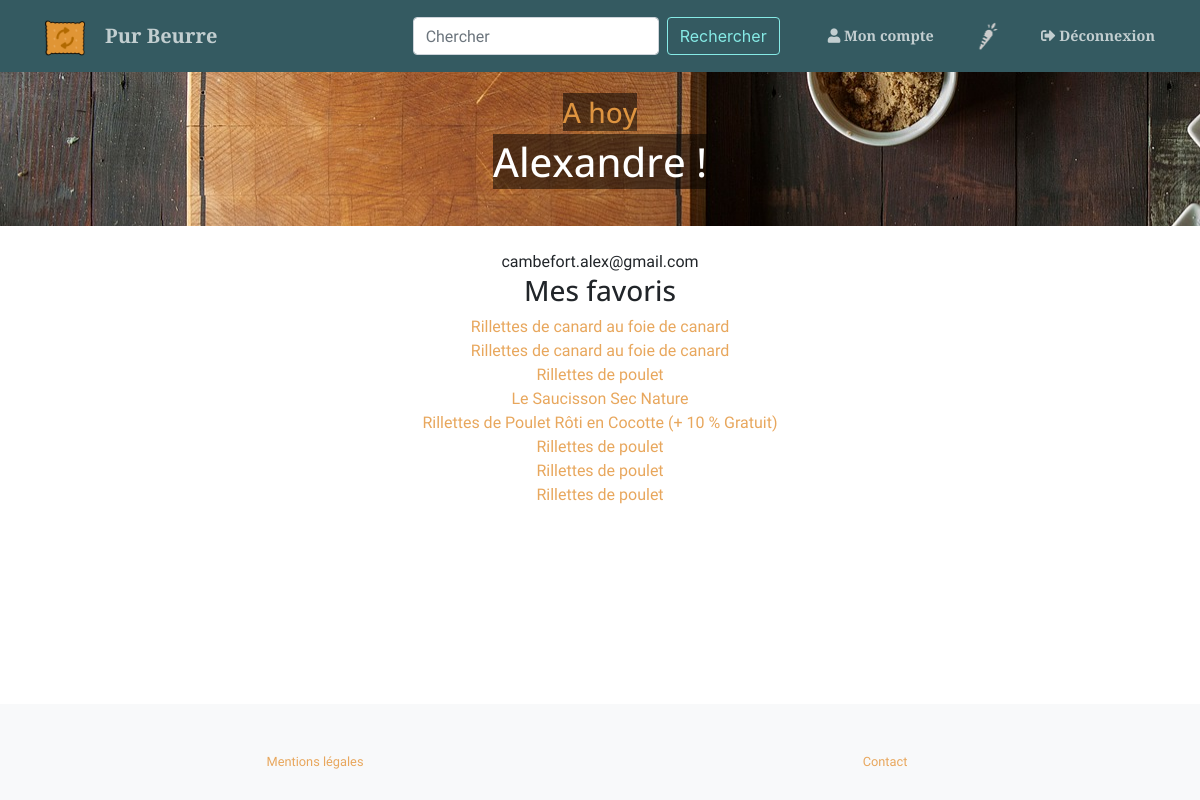
Screenshot of /purbeurre/account/ (signed in) with the database file from the repository.
### purbeurre/models.py (models this page shows, shortened)
class CustomUser(AbstractUser):
    username = None
    email = models.EmailField(_('email address'), unique=True)
    first_name = models.CharField(_('first name'), max_length=150, unique=True)
    USERNAME_FIELD = 'email'
    REQUIRED_FIELDS = ['first_name']
    objects = CustomUserManager()

### fooddb/models.py (models this page shows, shortened)
class Food(models.Model):
    name = models.CharField(max_length=200, default='none', unique=True)
    nutriscore = models.CharField(max_length=200, default='none')
    picture_url = models.CharField(max_length=200, default='none')
    off_url = models.CharField(max_length=200, default='none')
    sugar_100g = models.FloatField(default=0)
    salt_100g = models.FloatField(default=0)
    carbohydrates_100g = models.FloatField(default=0)
    sodium_100g = models.FloatField(default=0)
    saturated_fat_100g = models.FloatField(default=0)
    proteins_100g = models.FloatField(default=0)
    fat_100g = models.FloatField(default=0)

### purbeurre/views.py (the view)
# urls.py: path('account/', views.account, name='account'),
def account(request):
    current_user = request.user
    foods = Food.objects.filter(favorites__user__id=current_user.id)
    fav_list = []
    for food in foods:
        fav_list.append({
            'name':food.name,
            'id':food.id,
            })
    context = {'myfavorites':fav_list}
    return render(request, 'purbeurre/account.html', context)

### purbeurre/templates/purbeurre/account.html (shortened to what this page needs)
{% extends 'base.html' %}
{% block content %}
<div id='accountheader' class='container' style='padding-top:1.5em; min-width:100%;'>
    <div class='row justify-content-center'>
        <div class='col-md-6 text-center' style='margin-bottom: 2em'>
            {% if user.is_authenticated %}
            <h3 style='color:#DE9440;'><span style='background-color:rgba(0, 0, 0, .5)'>A hoy</span></h3>
            <h1 style='text-transform: capitalize; color:white;'><span style='background-color:rgba(0, 0, 0, .5)'>{{ user.first_name }} !</span></h1>
            {% else %}
            <p style='color:white;'><span style='background-color:rgba(0, 0, 0, .5)'>Vous n'êtes pas connecté.</span></p>
            <a href="{% url 'login' %}">Se connecter</a>
            {% endif %}
        </div>
    </div>
</div>
<div class='container' style='margin-top:1.5em;'>
    <div class='row justify-content-center'>
        <div class='col-md-6 text-center'>
            {% if user.is_authenticated %}
            {{ user.email }}
            <h3>Mes favoris</h3>
            {% for favorite in myfavorites %}
            <a href=../{{favorite.id}}>{{favorite.name}}</a> <br>
            {% endfor %}
            {% endif %}
        </div>
    </div>
</div>
{% endblock %}

### purbeurre/templates/purbeurre/base.html (shortened to what this page needs)
{% load static %}
<!DOCTYPE html>
<html lang="en">
<head>
  <link href="{% static '/vendor/fontawesome-free/css/all.min.css' %}" rel="stylesheet" type="text/css">
  <link href="{% static '/vendor/magnific-popup/magnific-popup.css' %}" rel="stylesheet">
  <link href="{% static '/css/creative.css' %}" rel="stylesheet">
  <link href="{% static '/css/customstyle.css' %}" rel="stylesheet">
</head>
<body id="page-top">
<nav class="navbar navbar-expand-lg navbar-light fixed-top py-3 bg-dark" id="mainNav">
    <div class="container">
    <a class="navbar-brand js-scroll-trigger" href="{% url 'purbeurre:index' %}"><img id='purbeurrelogo' src="{% static 'img/purbeurrelogo.png' %}" >Pur Beurre</a>
    <div class="collapse navbar-collapse" id="navbarResponsive">
        <ul class="navbar-nav ml-auto my-2 my-lg-0">
        <form id='searchcontainer' action="{% url 'purbeurre:search_result' %}" class="form-inline my-2 my-lg-0" method='post'>
            <input class="form-control mr-sm-2" type="search" name='search_field' placeholder="Chercher" aria-label="Search">
            <button id='searchButton' class="btn btn-outline-success my-2 my-sm-0" type="submit">Rechercher</button>
        </form>
        <li class="nav-item">
            {% if user.is_authenticated %}
            <a class="nav-link js-scroll-trigger" href="{% url 'purbeurre:account' %}"><i class="fas fa-user"></i> Mon compte</a>
            {% else %}
            <a class="nav-link js-scroll-trigger" href="{% url 'login' %}"><i class="fas fa-user"></i> Se connecter</a>
            {% endif %}
        </li>
        <li class="nav-item">
            <a class="nav-link js-scroll-trigger" href="#portfolio"><img id='carroticon' src="{% static '/img/carroticon_inverse_white.png' %}"></a>
        </li>
        <li class="nav-item">
            {% if user.is_authenticated %}
            <a class="nav-link js-scroll-trigger" href="{% url 'logout' %}"><i class="fas fa-sign-out-alt"></i> Déconnexion</a>
            {% endif %}
        </li>
        </ul>
    </div>
    </div>
</nav>
  {% block content %}
  {% endblock %}
  <footer id='footer' class="bg-light py-5">
    <div class="container">
      <div class='row'>
        <div class="col-6 small text-center text-muted"><a href=''>Mentions légales</a></div>
        <div class="col-6 small text-center text-muted"><a href=''>Contact</a></div>
      </div>
    </div>
  </footer>
</body>
</html>

### purbeurre/static/css/customstyle.css (style rules this page uses)
body { padding-top: 72px; }
#carroticon { max-width: 3em; filter: brightness(80%); }
.nav-item { display: flex; align-items: center; }
#searchcontainer { margin-right: 2em; }
#purbeurrelogo { max-width: 2em; margin-right: 1em; margin-top: -1em; margin-bottom: -1em; }
#accountheader { background-image: url('../img/account-header-1.jpg'); background-position: 0px -500px; }

### rows the page displays
CustomUser: first_name "Alexandre", email "cambefort.alex@gmail.com"
Food: name "Rillettes de canard au foie de canard" "Rillettes de canard au foie de canard"
Food: name "Rillettes de poulet" "Rillettes de poulet" "Rillettes de poulet" "Rillettes de poulet"
Food: name "Le Saucisson Sec Nature"
Food: name "Rillettes de Poulet Rôti en Cocotte (+ 10 % Gratuit)"
